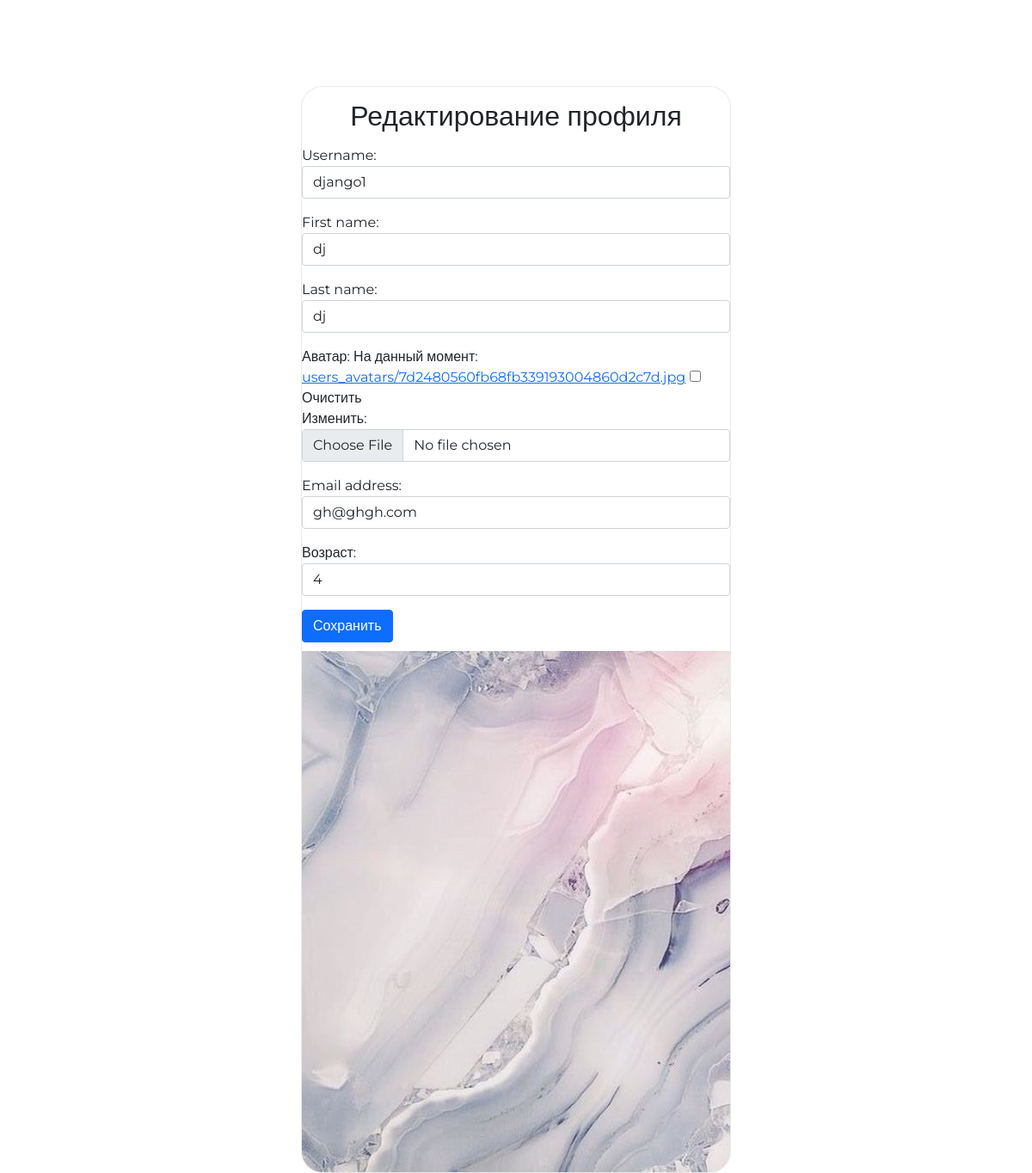
/auth/edit/ (signed in), run on the app's committed database.
### authapp/models.py (models this page shows)
class ShopUser(AbstractUser):
    avatar = models.ImageField(upload_to='users_avatars', blank=True, verbose_name='Аватар')
    age = models.PositiveSmallIntegerField(verbose_name='Возраст')

### authapp/views.py (the view)
# urls.py: path('edit/', views.edit, name='edit'),
def edit(request):
    if request.method == 'POST':
        edit_form = ShopUserEditForm(request.POST, request.FILES, instance=request.user)
        if edit_form.is_valid():
            edit_form.save()
            return HttpResponseRedirect(reverse('auth:edit'))
    else:
        edit_form = ShopUserEditForm(instance=request.user)
    context = {
        'edit_form': edit_form
    }
    return render(request, 'authapp/edit.html', context)

### authapp/forms.py (shortened to what this page needs)
class ShopUserEditForm(UserChangeForm):
    class Meta:
        model = ShopUser
        fields = ('username', 'first_name', 'last_name', 'avatar', 'email', 'age', 'password')
    def __init__(self, *args, **kwargs):
        super().__init__(*args, **kwargs)
        for field_name, field in self.fields.items():
            field.widget.attrs['class'] = 'form-control'
            field.help_text = ''
            if field_name == 'password':
                field.widget = forms.HiddenInput()

### authapp/templates/authapp/edit.html (shortened to what this page needs)
{% extends 'authapp/base.html' %}
{% load static %}
{% block content %}
    <div class="h2 text-center head">
                Редактирование профиля
            </div>
    <form class="form-horizontal" action="{% url 'auth:edit' %}" method="post" enctype="multipart/form-data">
        {{ edit_form.as_p }}
        <input type="submit" class="btn btn-primary" value="Сохранить">
    </form>
    <img src="/media/{{ user.avatar }}" alt="">
{% endblock %}

### static/style.css (style rules this page uses)
* { margin: 0; padding: 0; }
body { font-family: 'Montserrat', sans-serif; }
html, body { height: 100%; }
.login .head { margin: 15px auto; }
.login form { margin-bottom: 10px; }

### data on the page
ShopUser: username "django1", first_name "dj", last_name "dj", email "gh@ghgh.com", age "4", avatar (picture)
